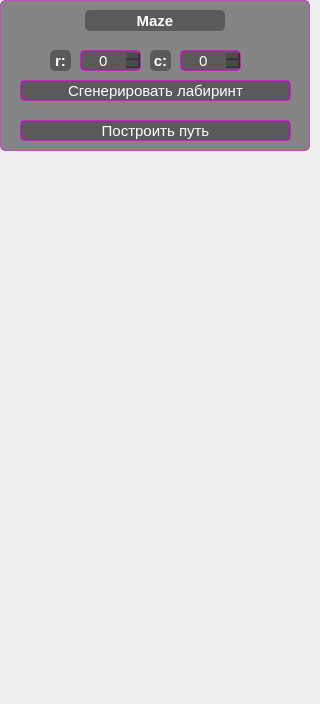
<?xml version="1.0" encoding="UTF-8"?>
<ui version="4.0">
 <class>MazeSettings</class>
 <widget class="QWidget" name="MazeSettings">
  <property name="geometry">
   <rect>
    <x>0</x>
    <y>0</y>
    <width>320</width>
    <height>704</height>
   </rect>
  </property>
  <property name="windowTitle">
   <string>Form</string>
  </property>
  <property name="styleSheet">
   <string notr="true">
border-radius: 10px;       </string>
  </property>
  <widget class="QWidget" name="gridWidget" native="true">
   <property name="geometry">
    <rect>
     <x>0</x>
     <y>0</y>
     <width>310</width>
     <height>151</height>
    </rect>
   </property>
   <property name="font">
    <font>
     <bold>false</bold>
    </font>
   </property>
   <property name="styleSheet">
    <string notr="true">background-color: rgba(61, 61, 61, 0.6);
color: white;
border: 1px solid rgba(204, 0, 204, 0.6);
border-radius: 5px;       
</string>
   </property>
   <widget class="QLabel" name="label_back_2">
    <property name="geometry">
     <rect>
      <x>85</x>
      <y>10</y>
      <width>140</width>
      <height>21</height>
     </rect>
    </property>
    <property name="font">
     <font>
      <pointsize>11</pointsize>
      <italic>false</italic>
      <bold>true</bold>
      <underline>false</underline>
      <strikeout>false</strikeout>
      <kerning>true</kerning>
     </font>
    </property>
    <property name="styleSheet">
     <string notr="true">border: 0px solid rgba(204, 0, 204,1.0)</string>
    </property>
    <property name="text">
     <string>Maze</string>
    </property>
    <property name="alignment">
     <set>Qt::AlignCenter</set>
    </property>
   </widget>
   <widget class="QSpinBox" name="cols">
    <property name="geometry">
     <rect>
      <x>180</x>
      <y>50</y>
      <width>61</width>
      <height>21</height>
     </rect>
    </property>
    <property name="font">
     <font>
      <pointsize>11</pointsize>
     </font>
    </property>
    <property name="styleSheet">
     <string notr="true">border: 2px solid rgba(204, 0, 204,0.6)</string>
    </property>
    <property name="alignment">
     <set>Qt::AlignCenter</set>
    </property>
    <property name="maximum">
     <number>50</number>
    </property>
   </widget>
   <widget class="QSpinBox" name="rows">
    <property name="geometry">
     <rect>
      <x>80</x>
      <y>50</y>
      <width>61</width>
      <height>21</height>
     </rect>
    </property>
    <property name="font">
     <font>
      <pointsize>11</pointsize>
     </font>
    </property>
    <property name="styleSheet">
     <string notr="true">border: 2px solid rgba(204, 0, 204,0.6)</string>
    </property>
    <property name="alignment">
     <set>Qt::AlignCenter</set>
    </property>
    <property name="maximum">
     <number>50</number>
    </property>
   </widget>
   <widget class="QLabel" name="label_back_4">
    <property name="geometry">
     <rect>
      <x>50</x>
      <y>50</y>
      <width>21</width>
      <height>21</height>
     </rect>
    </property>
    <property name="font">
     <font>
      <pointsize>11</pointsize>
      <italic>false</italic>
      <bold>true</bold>
      <underline>false</underline>
      <strikeout>false</strikeout>
      <kerning>true</kerning>
     </font>
    </property>
    <property name="styleSheet">
     <string notr="true">border: 0px solid rgba(204, 0, 204,1.0)</string>
    </property>
    <property name="text">
     <string>r:</string>
    </property>
    <property name="alignment">
     <set>Qt::AlignCenter</set>
    </property>
   </widget>
   <widget class="QLabel" name="label_back_5">
    <property name="geometry">
     <rect>
      <x>150</x>
      <y>50</y>
      <width>21</width>
      <height>21</height>
     </rect>
    </property>
    <property name="font">
     <font>
      <pointsize>11</pointsize>
      <italic>false</italic>
      <bold>true</bold>
      <underline>false</underline>
      <strikeout>false</strikeout>
      <kerning>true</kerning>
     </font>
    </property>
    <property name="styleSheet">
     <string notr="true">border: 0px solid rgba(204, 0, 204,1.0)</string>
    </property>
    <property name="text">
     <string>c:</string>
    </property>
    <property name="alignment">
     <set>Qt::AlignCenter</set>
    </property>
   </widget>
   <widget class="QPushButton" name="gen_lab">
    <property name="geometry">
     <rect>
      <x>20</x>
      <y>80</y>
      <width>271</width>
      <height>21</height>
     </rect>
    </property>
    <property name="font">
     <font>
      <pointsize>11</pointsize>
     </font>
    </property>
    <property name="styleSheet">
     <string notr="true">border: 2px solid rgba(204, 0, 204,0.6)</string>
    </property>
    <property name="text">
     <string>Сгенерировать лабиринт</string>
    </property>
   </widget>
   <widget class="QPushButton" name="create_path">
    <property name="geometry">
     <rect>
      <x>20</x>
      <y>120</y>
      <width>271</width>
      <height>21</height>
     </rect>
    </property>
    <property name="font">
     <font>
      <pointsize>11</pointsize>
     </font>
    </property>
    <property name="styleSheet">
     <string notr="true">border: 2px solid rgba(204, 0, 204,0.6)</string>
    </property>
    <property name="text">
     <string>Построить путь</string>
    </property>
   </widget>
  </widget>
 </widget>
 <resources/>
 <connections/>
</ui>
